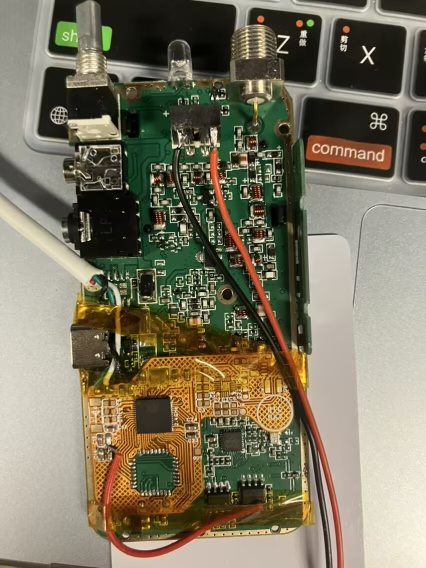
#> input picture img.png, 852 x 1136 px (shown at 1/2 size)
$ python gen_ckx_8lvl.py --in ../img.png --out out.png
#> lines starting #> are read from the running program, lines starting #| are printed output that depends on the picture
#!/usr/bin/env python3
"""Generate an 8-level grayscale lookup table from a JPEG.

Workflow requested:
- Load ckx.jpeg
- Resize to 448x320 (to account for LCD pixel aspect 3.5x5 mapping)
- Downsample to 128x64
- Quantize to 8 gray levels (0..7)
- Emit a C header with a row-major uint8_t array.

Usage:
  python3 tools/gen_ckx_8lvl.py \
    --in src/app/opencv/ckx.jpeg \
    --out src/app/assets/ckx_8lvl_128x64.h
"""

from __future__ import annotations

import argparse
from pathlib import Path

import cv2
import numpy as np


def quantize_to_levels(gray_u8: np.ndarray, levels: int) -> np.ndarray:
    if levels < 2:
        raise ValueError("levels must be >= 2")
    # Map 0..255 -> 0..levels-1 (rounded)
    max_level = levels - 1
    lvl = (gray_u8.astype(np.uint16) * max_level + 127) // 255
    return lvl.astype(np.uint8)


def main() -> int:
    ap = argparse.ArgumentParser()
    ap.add_argument("--in", dest="inp", required=True)
    ap.add_argument("--out", dest="out", required=True)
    ap.add_argument("--levels", type=int, default=8)
    ap.add_argument("--w", type=int, default=128)
    ap.add_argument("--h", type=int, default=64)
    ap.add_argument("--warp-w", type=int, default=448)
    ap.add_argument("--warp-h", type=int, default=320)
    args = ap.parse_args()

    in_path = Path(args.inp)
    out_path = Path(args.out)

    img = cv2.imread(str(in_path), cv2.IMREAD_COLOR)
#> img is the input picture: shape (1136, 852, 3); mean B, G, R 97.2, 118.1, 124.5
    if img is None:
        raise SystemExit(f"Failed to read image: {in_path}")

    gray = cv2.cvtColor(img, cv2.COLOR_BGR2GRAY)
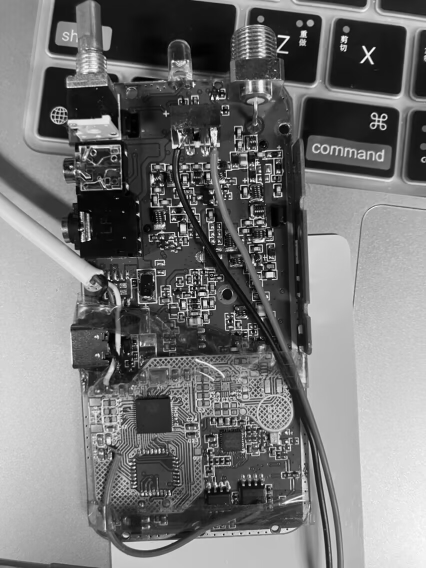
#> gray: shape (1136, 852) (shown at 1/2 size); min 0, max 254, mean 117.7

    # Step 1: warp to square-pixel representation of the LCD geometry.
    warped = cv2.resize(gray, (args.warp_w, args.warp_h), interpolation=cv2.INTER_AREA)
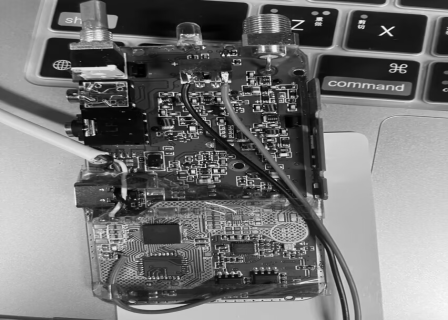
#> warped: shape (320, 448); min 0, max 249, mean 117.7

    # Step 2: downsample to LCD logical pixels.
    small = cv2.resize(warped, (args.w, args.h), interpolation=cv2.INTER_AREA)
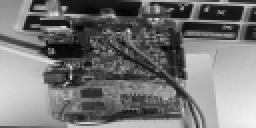
#> small: shape (64, 128) (shown 2 times larger); min 2, max 243, mean 117.7

    lvl = quantize_to_levels(small, args.levels)

    out_path.parent.mkdir(parents=True, exist_ok=True)

    name = "CKX_8LVL_128x64"
    with out_path.open("w", encoding="utf-8") as f:
        f.write("#pragma once\n")
        f.write("#include <stdint.h>\n\n")
        f.write("// Auto-generated from src/app/opencv/ckx.jpeg\n")
        f.write("// Pipeline: resize 448x320 -> downsample 128x64 -> quantize 8 levels (0..7)\n")
        f.write(f"static constexpr uint32_t {name}_W = {args.w};\n")
        f.write(f"static constexpr uint32_t {name}_H = {args.h};\n")
        f.write(f"static constexpr uint32_t {name}_LEVELS = {args.levels};\n")
        f.write("\n")
        f.write(f"static const uint8_t {name}[{args.w}*{args.h}] = {{\n")

        flat = lvl.reshape(-1)
#> flat = 8192 values, max 7 at index 7294, min 0 at index 296, mean 3.23
        for y in range(args.h):
            row = flat[y * args.w : (y + 1) * args.w]
            f.write("  ")
            f.write(", ".join(str(int(v)) for v in row))
            f.write(",\n")

        f.write("};\n")

    print(f"Wrote {out_path} ({args.w}x{args.h}, {args.levels} levels)")
    return 0


if __name__ == "__main__":
    raise SystemExit(main())
#> (the program exits here)
